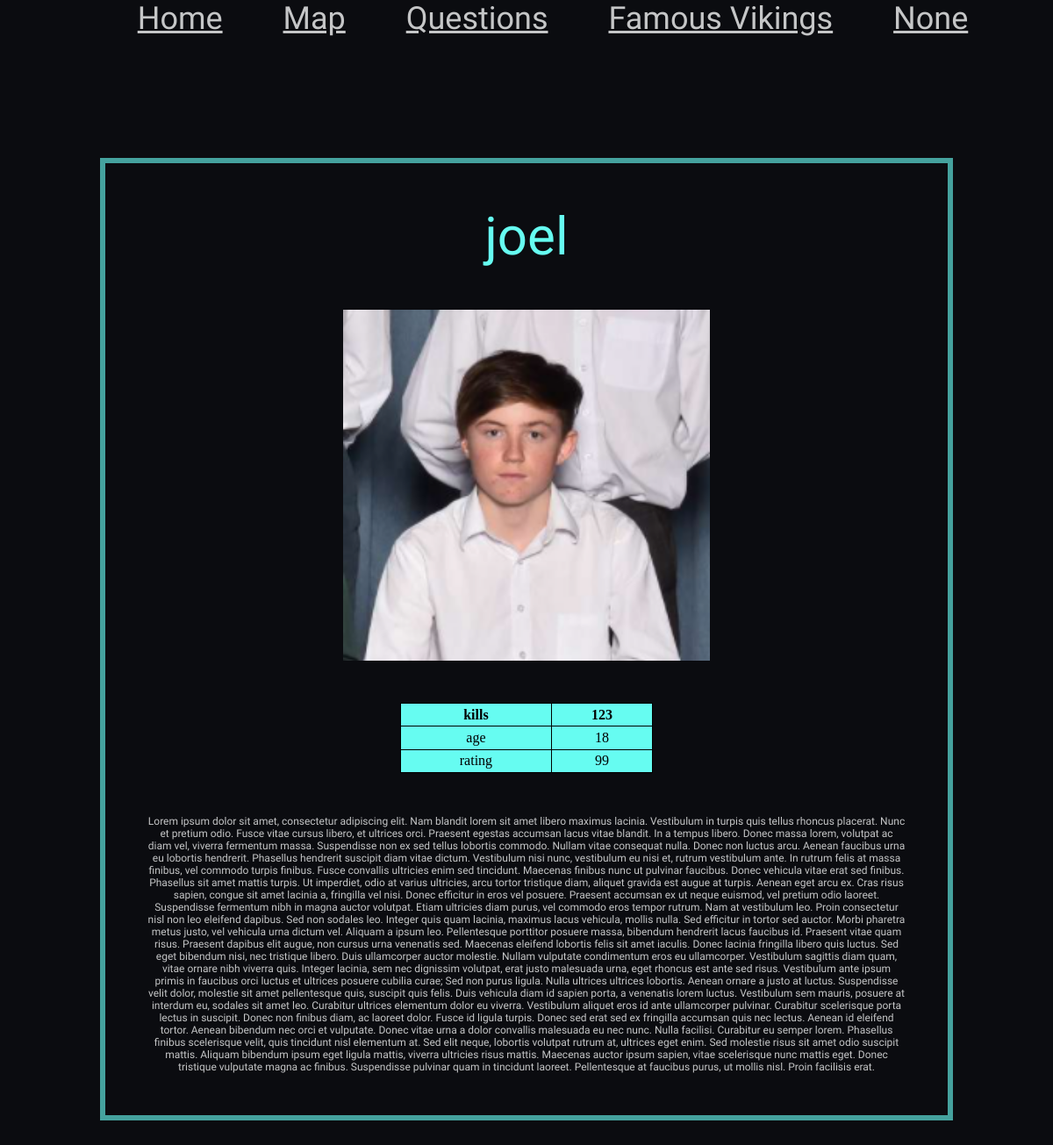
/famous_click?viking_id=1, run on the app's committed database.
### models.py (models this page shows)
class Famous_Viking(db.Model):
    __tablename__ = "Famous_Viking"
    id = db.Column(db.Integer, primary_key=True, autoincrement=True)
    name = db.Column(db.String(225), unique=True)
    age = db.Column(db.Integer)
    fid = db.Column(db.Integer, db.ForeignKey('Faction.id'), nullable = False)
    wid = db.Column(db.Integer, db.ForeignKey('Weapon.id'), nullable = False)
    kill = db.Column(db.Integer)
    rating = db.Column(db.Integer)
    description = db.Column(db.String())
    img = db.Column(db.String())

### main.py (the view)
@app.route('/famous_click', methods=['POST', 'GET'])
def famous_click():
    current_user = session.get('name')
    viking_id = request.args.get('viking_id')
    print(viking_id)
    stats = models.Famous_Viking.query.filter_by(id = viking_id).all()
    print(stats)
    return render_template('famous_click.html', page_title="famous", user = current_user\
    , stats = stats)

### templates/famous_click.html
{% extends 'layout.html' %}
{% block content %}
{% for stat in stats %}
  <div class = "wrapper_click">
      <div class = "click_title">
        <p>{{ stat.name }}</p>
      </div>
      <div class = "click_img">
         <img src="/static/image/{{stat.img}}">
      </div>
      <table id="vikings">
        <tr>
          <th>kills</th>
          <th>{{stat.kill}}</th>
        </tr>
        <tr>
          <td>age</td>
          <td>{{stat.age}}</td>
        </tr>
        <tr>
          <td>rating</td>
          <td>{{stat.rating}}</td>
        </tr>
      </table>
      <div class = "writing">
        <p> {{ stat.description}} </p>
      </div>
  </div>
{% endfor %}
{% endblock %}

### static/css/style.css (style rules this page uses)
:root { --clr-primary: #0B0C10; --clr-neutral: #C5C6C7; --clr-neutral-100: #45A29E; --clr-neutral-200: #66FCF1; --font-family: 'Squada One', cursive; }
body, h1, h2, p { margin: 0; }
p, input { font-family: var(--font-family); font-size: 1vw; }
#overall { background-color: var(--clr-primary); overflow-x: hidden; }
.wrapper_click { width:80%; height:flex; border: 0.5vw solid var(--clr-neutral-100); margin: auto; margin-top:10%; margin-bottom: 10%; text-align: center; }
.click_title { padding: 5% 0 5% 0; }
.click_title p { color: var(--clr-neutral-200); font-size: 5vw; }
.click_img img { max-width:80%; height: 50%; margin-bottom: 5%; }
.writing { color: var(--clr-neutral); padding:5% 5% 5% 5%; }
#vikings, td,th { background-color: var(--clr-neutral-200); border: 1px solid black; border-collapse: collapse; }
#vikings { height:10%; width:30%; text-align: center; margin-left: auto; margin-right: auto; }

### data on the page
Famous_Viking: name "joel", img (picture), kill "123", age "18", rating "99", description "Lorem ipsum dolor sit amet, consectetur adipiscing elit. Nam blandit lorem sit amet libero maximus lacinia. Vestibulum in turpis quis tellus rhoncus placerat. Nunc et pretium odio. Fusce vitae cursus libero, et ultrices orci. Praesent egestas accumsan lacus vitae blandit. In a tempus libero. Donec massa lorem, volutpat ac diam vel, viverra fermentum massa. Suspendisse non ex sed tellus lobortis commodo. Nullam vitae consequat nulla. Donec non luctus arcu. Aenean faucibus urna eu lobortis hendrerit. Phasellus hendrerit suscipit diam vitae dictum. Vestibulum nisi nunc, vestibulum eu nisi et, rutrum vestibulum ante. In rutrum felis at massa finibus, vel commodo turpis finibus. Fusce convallis…"

### other printed values
{{ user }} "None"
